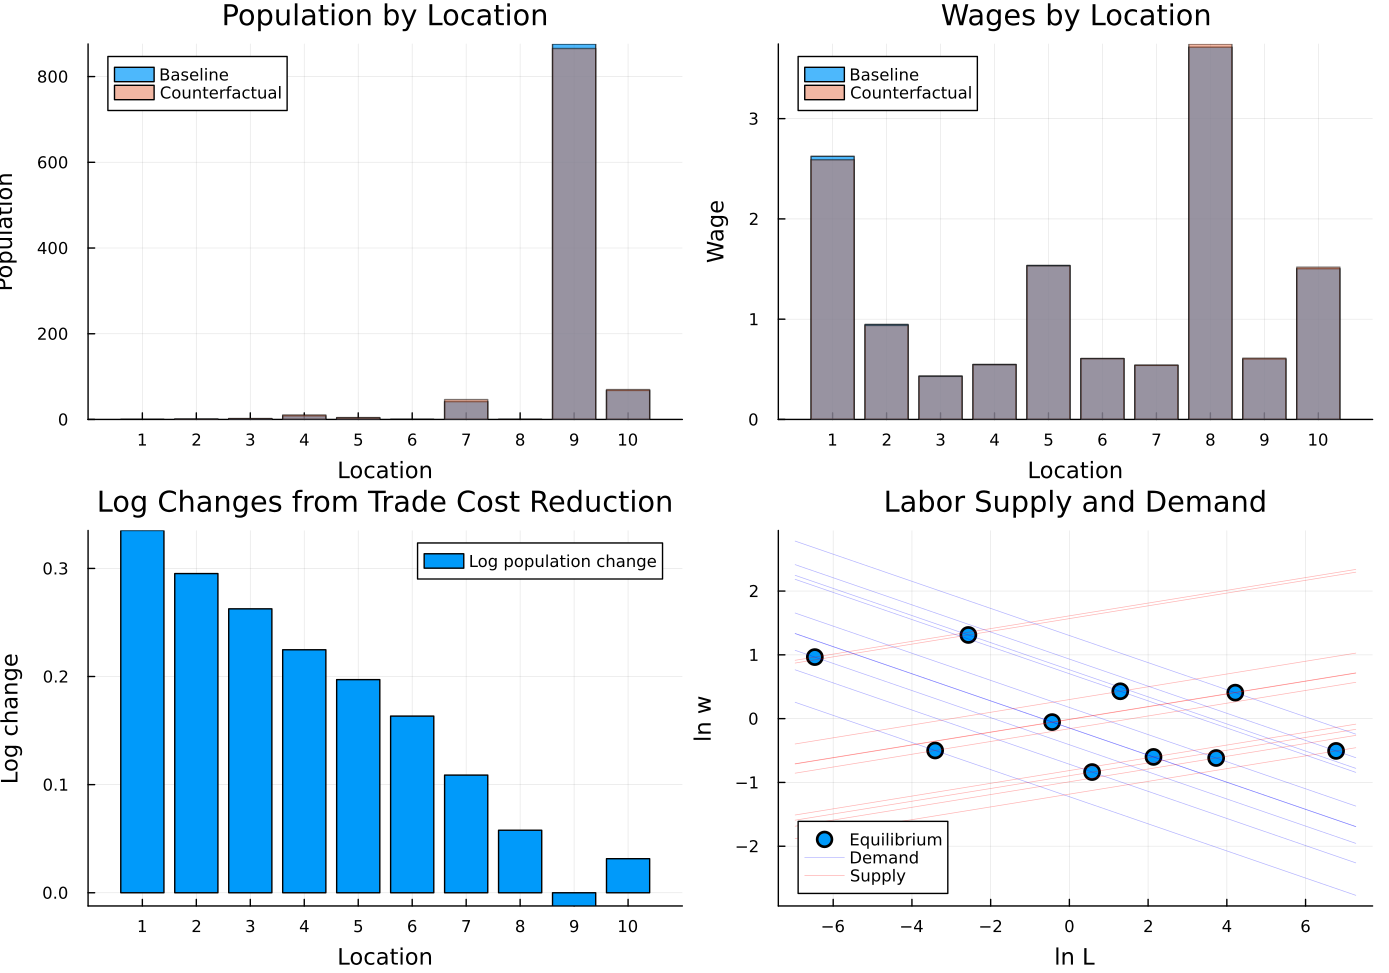

Generate this figure with Julia:
# Simple Quantitative Regional Model
# Based on Allen and Arkolakis (2014), Section 4 of Allen & Arkolakis (2025)
# "Quantitative Regional Economics", Handbook of Regional and Urban Economics

# Implements: Armington trade, CES preferences, agglomeration/congestion forces,
# perfect labor mobility across locations.

using Random
using Statistics
using Plots
using LinearAlgebra
using StatsBase: geomean

# ****************************
# **** Parameters ****
# ****************************

N = 10                  # Number of locations
sigma = 4.0             # Elasticity of substitution between varieties (> 1)
alpha = 0.05            # Agglomeration elasticity on productivity (eq 22)
beta = -0.1             # Congestion elasticity on amenities (eq 23, negative = congestion)
Lbar = 1000.0           # Total labor supply

# Derived
sigma_tilde = (sigma - 1) / (2 * sigma - 1)  # Used in eq 47

# Uniqueness check (condition after eq 47)
rho_unique = (1 + sigma * alpha + beta * (sigma - 1)) / (1 - alpha * (sigma - 1) - beta * sigma)
println("Uniqueness parameter rho = $(round(rho_unique, digits=4)), |rho| = $(round(abs(rho_unique), digits=4))")
abs(rho_unique) <= 1 ? println("Unique equilibrium guaranteed.") : println("WARNING: |rho| > 1, uniqueness not guaranteed!")

# ****************************
# **** Geography ****
# ****************************

Random.seed!(1)

# Innate productivities (eq 22: A_i = Abar_i * L_i^alpha)
Abar = exp.(randn(N))
Abar ./= geomean(Abar)

# Innate amenities (eq 23: u_i = ubar_i * L_i^beta)
ubar = exp.(randn(N))
ubar ./= geomean(ubar)

@show round.(Abar, digits=3)
@show round.(ubar, digits=3)

# Symmetric trade cost matrix (iceberg: tau_ij >= 1, tau_ii = 1)
coords = range(0, stop=4, length=N)
dist_mat = [abs(coords[i] - coords[j]) for i in 1:N, j in 1:N]
tau = exp.(0.3 .* dist_mat)
for i in 1:N; tau[i,i] = 1.0; end

# Geography matrix T_ij = (Abar_i * ubar_j / tau_ij)^(sigma-1)  (used in eqs 39-40)
T_mat = [(Abar[i] * ubar[j] / tau[i,j])^(sigma - 1) for i in 1:N, j in 1:N]

# ============================================================
# CASE 1: Eigenvector Solution (alpha = beta = 0)
# Section 4.4, equations 39-40
# ============================================================

"""
    solve_eigenvector(T_mat, sigma, Lbar)

Solve the model without agglomeration/congestion (alpha=beta=0) using the
eigenvector characterization (eqs 39-40).

Returns NamedTuple with w, L, W (welfare), lambda, x (right eigvec), y (left eigvec).
"""
function solve_eigenvector(T_mat, sigma, Lbar)
    N = size(T_mat, 1)

    # Eq 39: lambda * x = T * x  (right eigenvector)
    # Eq 40: lambda * y = T' * y (left eigenvector)
    eig_r = eigen(T_mat)
    eig_l = eigen(T_mat')

    # Largest real eigenvalue (Perron-Frobenius: positive matrix => real, positive)
    idx_r = argmax(real.(eig_r.values))
    idx_l = argmax(real.(eig_l.values))

    lambda = real(eig_r.values[idx_r])
    x = real.(eig_r.vectors[:, idx_r])
    y = real.(eig_l.vectors[:, idx_l])

    # Ensure positive (flip sign if needed)
    if minimum(x) < 0; x = -x; end
    if minimum(y) < 0; y = -y; end

    # Recover wages and populations
    # y_i = w_i^(1-sigma) => w_i = y_i^(1/(1-sigma)) = y_i^(-1/(sigma-1))
    w = y .^ (-1 / (sigma - 1))
    w ./= geomean(w)  # numeraire normalization

    # x_i = w_i^sigma * L_i => L_i = x_i / w_i^sigma
    L = x ./ (w .^ sigma)
    L .*= (Lbar / sum(L))  # labor market clearing (eq 27)

    # Welfare: lambda = W^(sigma-1) => W = lambda^(1/(sigma-1))
    W = lambda ^ (1 / (sigma - 1))

    return (; w, L, W, lambda, x, y)
end

# ============================================================
# CASE 2: General Solver with Agglomeration
# Section 4.2, equations 28-32
# ============================================================

"""
    solve_general(Abar, ubar, tau, sigma, alpha, beta, Lbar; maxiter, damping, tol)

Solve the model with agglomeration and congestion forces using nested fixed-point
iteration on wages (inner loop) and population (outer loop).

Follows the solver pattern from Redding (2016) solveLw.jl.

Returns NamedTuple with w, L, tradesh, converged_w, converged_L, elapsed.
"""
function solve_general(Abar, ubar, tau, sigma, alpha, beta, Lbar;
                       maxiter=2000, damping=0.25, tol=6)
    tic = time()
    N = length(Abar)
    converged_w = false
    converged_L = false

    # Initialize
    L = fill(Lbar / N, N)
    w = ones(N)

    # Precompute tau^(1-sigma)
    tau_1ms = tau .^ (1 - sigma)

    println(">>>> Start Wage and Population Convergence <<<<")

    tradesh = zeros(N, N)
    nummat = zeros(N, N)

    for outer in 1:maxiter
        # Total productivity: A_i = Abar_i * L_i^alpha (eq 22)
        A = Abar .* L .^ alpha

        # ---- Inner loop: wage convergence ----
        converged_w = false
        for inner in 1:maxiter
            # Trade share numerator: tau_ij^(1-sigma) * (w_i / A_i)^(1-sigma)
            unit_cost_1ms = (w ./ A) .^ (1 - sigma)  # N-vector
            nummat .= tau_1ms .* (unit_cost_1ms * ones(1, N))  # N x N

            # Trade shares: pi_ij = num_ij / sum_k num_kj
            denom = sum(nummat, dims=1)  # 1 x N
            tradesh = nummat ./ denom     # pi_ij = share of j's expenditure on i's goods

            # Income and expenditure
            income = w .* L
            expend = tradesh * income  # expenditure on i's goods = sum_j pi_ij * w_j * L_j

            # Convergence check (round to tol decimal places)
            income_r = round.(income .* 10.0^tol)
            expend_r = round.(expend .* 10.0^tol)

            if income_r == expend_r
                converged_w = true
                break
            else
                # Wage update (following solveLw.jl pattern)
                w_e = w .* (expend ./ income) .^ (1 / sigma)
                w = damping .* w_e + (1 - damping) .* w
                w ./= geomean(w)
            end
        end

        # ---- Outer loop: population convergence ----
        # Compute welfare in each location: W_i = w_i * u_i / P_i (eq 18)
        # Price index: P_j^(1-sigma) = sum_i p_ij^(1-sigma) = sum_i nummat_ij (the denominator above)
        P_1ms = vec(sum(nummat, dims=1))  # P_j^(1-sigma)
        P = P_1ms .^ (1 / (1 - sigma))

        # Total amenities: u_i = ubar_i * L_i^beta (eq 23)
        u = ubar .* L .^ beta

        # Welfare: W_i = w_i * u_i / P_i (eq 18)
        W_i = w .* u ./ P

        # Implied population from welfare equalization
        # From eq 30: W = w_i * ubar_i * L_i^beta / P_i
        # Higher W_i => location i attracts more workers
        # Update L proportional to (W_i / W_mean)^(exponent) * L
        W_mean = geomean(W_i)
        # The relevant exponent comes from the power of L in the welfare expression
        # W_i propto L_i^(beta + alpha*(sigma-1)/sigma - ...), use a safe general update:
        L_e = L .* (W_i ./ W_mean) .^ (1.0 / max(abs(beta) + abs(alpha), 0.1))
        L_e .*= (Lbar / sum(L_e))

        # Convergence check
        L_r = round.(L .* 10.0^tol)
        L_e_r = round.(L_e .* 10.0^tol)

        if L_r == L_e_r
            println(">>>> Population Convergence Achieved at outer iteration $outer <<<<")
            converged_L = true
            L = L_e
            break
        else
            # Damped update
            L = damping .* L_e + (1 - damping) .* L
            L .*= (Lbar / sum(L))
        end
    end

    elapsed = time() - tic
    if converged_w
        println(">>>> Wage Convergence Achieved <<<<")
    else
        println("WARNING: Wage convergence NOT achieved")
    end
    if !converged_L
        println("WARNING: Population convergence NOT achieved")
    end
    println("Elapsed time: $(round(elapsed, digits=2))s")

    return (; w, L, tradesh, converged_w, converged_L, elapsed)
end

# ============================================================
# Derived Quantities
# ============================================================

"""
    compute_derived(w, L, Abar, ubar, tau, sigma, alpha, beta, Lbar)

Compute all derived equilibrium quantities from wages and populations.

Returns NamedTuple with A, u, P, X, tradesh, Pi_out, MA_in, W, W_i, Y_W, dtradesh.
"""
function compute_derived(w, L, Abar, ubar, tau, sigma, alpha, beta, Lbar)
    N = length(w)

    # Total productivity and amenity (eqs 22-23)
    A = Abar .* L .^ alpha
    u = ubar .* L .^ beta

    # Trade share matrix
    tau_1ms = tau .^ (1 - sigma)
    unit_cost_1ms = (w ./ A) .^ (1 - sigma)
    nummat = tau_1ms .* (unit_cost_1ms * ones(1, N))
    denom = sum(nummat, dims=1)
    tradesh = nummat ./ denom

    # Price indices: P_j^(1-sigma) = sum_i (tau_ij * w_i/A_i)^(1-sigma)
    P_1ms = vec(denom)
    P = P_1ms .^ (1 / (1 - sigma))

    # Trade flows: X_ij = pi_ij * w_j * L_j (eq 21 via trade shares)
    income = w .* L
    X = tradesh .* (ones(N) * income')

    # Domestic trade share (diagonal)
    dtradesh = diag(tradesh)

    # Outward market access: Pi_i^(1-sigma) = sum_j tau_ij^(1-sigma) * P_j^(sigma-1) * w_j * L_j (eq 34)
    P_sm1 = P_1ms .^ (-1)  # P_j^(sigma-1) = (P_j^(1-sigma))^(-1)
    Pi_out = [sum(tau_1ms[i,j] * P_sm1[j] * income[j] for j in 1:N) for i in 1:N]

    # Inward market access = P_i^(1-sigma) (already computed)
    MA_in = P_1ms

    # Welfare: W_i = w_i * u_i / P_i (eq 18)
    W_i = w .* u ./ P
    W = geomean(W_i)  # should be equalized across locations

    # World income
    Y_W = sum(income)

    # Labor demand curve (eq 35): ln w_i = -(1/sigma - alpha*(sigma-1)/sigma)*ln L_i + (1/sigma)*ln Pi_out_i + (sigma-1)/sigma * ln Abar_i
    ld_slope = -(1/sigma - alpha*(sigma-1)/sigma)
    ld_intercept = (1/sigma) .* log.(Pi_out) .+ ((sigma-1)/sigma) .* log.(Abar)

    # Labor supply curve (eq 36): ln w_i = -beta*ln L_i + 1/(1-sigma)*ln P_1ms_i + ln W - ln ubar_i
    ls_slope = -beta
    ls_intercept = (1/(1-sigma)) .* log.(P_1ms) .+ log(W) .- log.(ubar)

    return (; A, u, P, X, tradesh, Pi_out, MA_in, W, W_i, Y_W, dtradesh,
              ld_slope, ld_intercept, ls_slope, ls_intercept)
end

# ============================================================
# Counterfactual Analysis
# ============================================================

"""
    counterfactual(tau_new, Abar, ubar, sigma, alpha, beta, Lbar, baseline;
                   maxiter, damping, tol)

Solve the model under new trade costs and compare with baseline.

Returns NamedTuple with counterfactual results and welfare gains.
"""
function counterfactual(tau_new, Abar, ubar, sigma, alpha, beta, Lbar, baseline;
                        maxiter=2000, damping=0.25, tol=6)
    println("\n>>>> Counterfactual: Solving with new trade costs <<<<")
    cf = solve_general(Abar, ubar, tau_new, sigma, alpha, beta, Lbar;
                       maxiter=maxiter, damping=damping, tol=tol)
    cf_derived = compute_derived(cf.w, cf.L, Abar, ubar, tau_new, sigma, alpha, beta, Lbar)

    # Changes (hat variables)
    w_hat = cf.w ./ baseline.w
    L_hat = cf.L ./ baseline.L
    P_hat = cf_derived.P ./ baseline.P
    W_hat = cf_derived.W / baseline.W

    # Welfare gains
    println("\nWelfare change: W_hat = $(round(W_hat, digits=6))")

    return (; cf..., cf_derived..., w_hat, L_hat, P_hat, W_hat)
end

# ============================================================
# MAIN EXECUTION
# ============================================================

println("\n", "="^60)
println("CASE 1: No agglomeration (alpha=beta=0), eigenvector solution")
println("="^60)

result_eigen = solve_eigenvector(T_mat, sigma, Lbar)
derived_eigen = compute_derived(result_eigen.w, result_eigen.L, Abar, ubar, tau, sigma, 0.0, 0.0, Lbar)

@show round.(result_eigen.w, digits=4)
@show round.(result_eigen.L, digits=2)
@show round(result_eigen.W, digits=6)

# Verify welfare equalization
@show round.(derived_eigen.W_i, digits=6)
println("Max welfare deviation: $(round(maximum(abs.(derived_eigen.W_i .- derived_eigen.W)), digits=10))")

# Verify trade balance
income_eigen = result_eigen.w .* result_eigen.L
exports_eigen = vec(sum(derived_eigen.X, dims=2))
println("Max trade balance deviation: $(round(maximum(abs.(income_eigen .- exports_eigen)), digits=10))")

# Welfare elasticity (eq 42): -d ln W / d ln tau_ij = X_ij / Y_W
welfare_elasticity = derived_eigen.X ./ derived_eigen.Y_W
@show round.(welfare_elasticity, digits=4)

println("\n", "="^60)
println("CASE 2: With agglomeration (alpha=$alpha, beta=$beta)")
println("="^60)

result_gen = solve_general(Abar, ubar, tau, sigma, alpha, beta, Lbar)
derived_gen = compute_derived(result_gen.w, result_gen.L, Abar, ubar, tau, sigma, alpha, beta, Lbar)

@show round.(result_gen.w, digits=4)
@show round.(result_gen.L, digits=2)
@show round(derived_gen.W, digits=6)

# Verify welfare equalization
println("Max welfare deviation: $(round(maximum(derived_gen.W_i) - minimum(derived_gen.W_i), digits=8))")

# Verify trade balance
income_gen = result_gen.w .* result_gen.L
exports_gen = vec(sum(derived_gen.X, dims=2))
println("Max trade balance deviation: $(round(maximum(abs.(income_gen .- exports_gen)), digits=8))")

println("\n", "="^60)
println("COUNTERFACTUAL: 10% reduction in trade costs")
println("="^60)

# Reduce excess trade costs by 10%
tau_cf = 1.0 .+ 0.9 .* (tau .- 1.0)
cf_result = counterfactual(tau_cf, Abar, ubar, sigma, alpha, beta, Lbar,
                           (; w=result_gen.w, L=result_gen.L, P=derived_gen.P, W=derived_gen.W))

@show round.(cf_result.w_hat, digits=4)
@show round.(cf_result.L_hat, digits=4)
@show round(cf_result.W_hat, digits=6)

# ============================================================
# Plots
# ============================================================

# Population distribution: baseline vs counterfactual
p1 = bar(1:N, result_gen.L, label="Baseline", alpha=0.7,
    title="Population by Location", xlabel="Location", ylabel="Population",
    xticks=1:N)
bar!(1:N, cf_result.L, label="Counterfactual", alpha=0.5)

# Wages: baseline vs counterfactual
p2 = bar(1:N, result_gen.w, label="Baseline", alpha=0.7,
    title="Wages by Location", xlabel="Location", ylabel="Wage",
    xticks=1:N)
bar!(1:N, cf_result.w, label="Counterfactual", alpha=0.5)

# Welfare changes
p3 = bar(log.(cf_result.L_hat), label="Log population change",
    title="Log Changes from Trade Cost Reduction", xlabel="Location", ylabel="Log change",
    xticks=1:N)

# Labor supply and demand curves (in the general case)
ln_L = log.(result_gen.L)
ln_w = log.(result_gen.w)
p4 = scatter(ln_L, ln_w, label="Equilibrium", markersize=6,
    title="Labor Supply and Demand", xlabel="ln L", ylabel="ln w")
# Demand curve: ln w = ld_slope * ln L + ld_intercept
L_range = range(minimum(ln_L) - 0.5, stop=maximum(ln_L) + 0.5, length=100)
for i in 1:N
    plot!(p4, L_range, derived_gen.ld_slope .* L_range .+ derived_gen.ld_intercept[i],
        label=(i == 1 ? "Demand" : ""), color=:blue, alpha=0.3, linewidth=0.5)
    plot!(p4, L_range, derived_gen.ls_slope .* L_range .+ derived_gen.ls_intercept[i],
        label=(i == 1 ? "Supply" : ""), color=:red, alpha=0.3, linewidth=0.5)
end

plot(p1, p2, p3, p4, layout=(2, 2), size=(1000, 700))
savefig("QRE-HoRaUE-2025/simple_qre_model.pdf")
println("\nPlots saved to QRE-HoRaUE-2025/simple_qre_model.pdf")
